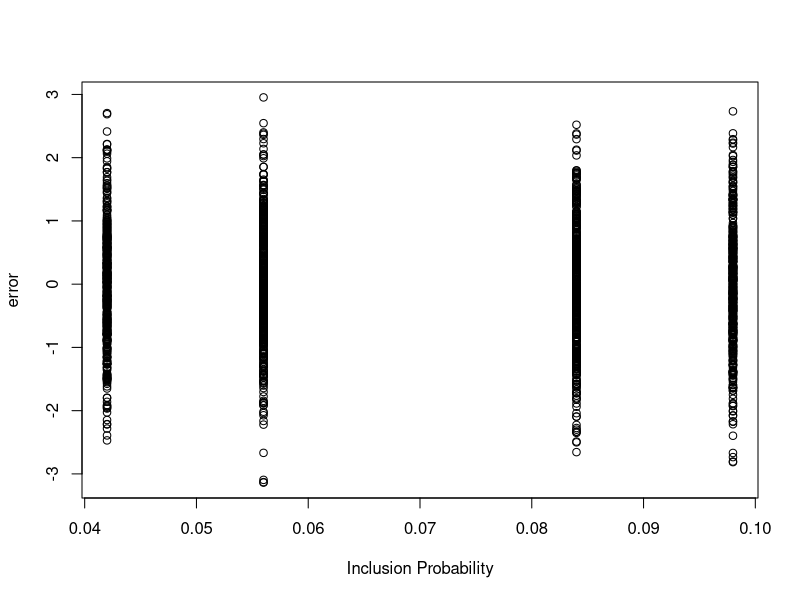

This chart was generated by the following R code: (Note: this script raises an error after producing the figure.)
N = 2000
n = 140
m = 70
p = 40
s = 5

set.seed(2)

# X = matrix(rnorm(N * p, 2, 1), nr = N, nc = p)
library(xtable)
library(mvtnorm)

ar1_cor <- function(n, rho) {
  exponent <- abs(matrix(1:n - 1, nrow = n, ncol = n, byrow = TRUE) - 
                    (1:n - 1))
  rho^exponent
}

X = rmvnorm(n = N, rep(0, p), ar1_cor(p, 0.2)) + 2
# X = pnorm(X)

# X = matrix(rnorm(N * p, 2, 1), nr = N, nc = p)

# X = X * c(rep(1, N), rep(-1, N))

# X = matrix(rnorm(N * p, 2, 1), nr = N, nc = p)
# X = scale(X, T, T)

beta = c(rep(1, s), rep(0, p - s))
e = rnorm(N, 0, 1)
y = X %*% beta + e 
t_y = sum(y)

# pi1 = e^2 / sum(e^2) * n

r = 0
if(r == 0){
  z = rnorm(n = N, 0, 1)
}else{
  z = rnorm(n = N, 0, sqrt((1 - r) / r)) + e
}
# z = rnorm(n = N, 0, sqrt(ratio)) + e
# z = e
# z = rnorm(n = N, 0, 1)
z_sorted_idx = order(z)
len = round(N / 4)

# pi1 = rep(n / N, N)
# pi1 = rep(n / N, N) + rnorm(N, 0, 0.0025)
# pi1 = rep(n / N, N) + e * n / N * 0.2

# pi1 = (y - min(y)) / (max(y) - min(y)) / 2 + 0.25
# pi1 = (e - min(e)) / (max(e) - min(e)) / 2 + 0.10
# pi1 = pi1 / sum(pi1) * n
# d1 = 1 / pi1

res = NULL
res2 = NULL
res3 = NULL
SIMNUM = 500
X = cbind(1, X)
beta = c(0, beta)
for(simnum in 1:SIMNUM){
  print(simnum)
  set.seed(simnum)
  
  Index = rep(0, n)
  d1 = rep(0, N)
  n_h = c(15, 20, 30, 35) / 100 * n
  # n_h = c(25, 25, 25, 25) / 100 * n
  cumn_h = cumsum(n_h)
  
  Omega = matrix(0, nr = n, nc = n)
  
  for (i in 1:4){
    Idx_z = (len * (i - 1)+ 1): (len * i)
    Idx = z_sorted_idx[Idx_z]
    d1[Idx] = len / n_h[i]
    from = ifelse(i == 1, 0, cumn_h[i-1])
    Index[(from + 1) : cumn_h[i]] = sample(Idx, size = n_h[i], replace = FALSE)
    # len^2 / n_h[i]^2 - len * (len - 1) / n_h[i] / (n_h[i] - 1) 
    # (1 - n_h[i] / (n_h[i]-1) * (len-1) / len)* len^2 / n_h[i]^2
    Omega_tmp = matrix(len^2 / n_h[i]^2 - len * (len - 1) / n_h[i] / (n_h[i] - 1) , nr = n_h[i], nc = n_h[i])
    diag(Omega_tmp) = (1 - n_h[i] / len)  * len^2 / n_h[i]^2
    
    Omega[(from + 1) : cumn_h[i], (from + 1) : cumn_h[i]] = Omega_tmp
    
  }
  
  if(simnum == 1) plot(1 / d1, e, xlab = "Inclusion Probability", ylab = "error")
  
  # Index = sample(1:N, size = n, replace = FALSE, prob = pi1)
  y_s = y[Index]
  X_s = X[Index, ,drop = F]
  d1_s = d1[Index]
  lm_obj = lm(y_s ~  0 + X_s, weights = d1_s)
  beta_hat = lm_obj$coefficients
  #drop(solve(t(X_s) %*% diag(d1_s) %*% X_s, t(X_s) %*% diag(d1_s) %*% y_s))
  
  # beta_hat = unname(lm(y_s ~  t(apply(X_s, 1, function(k) k 
  # - colSums(X_s * d1_s) / N)), weights = d1_s)$coefficients[-1])
  
  y_HT = sum(y_s * d1_s)
  
  y_diff = drop(colSums(X) %*% beta + sum((y_s - drop(X_s %*% beta)) * d1_s))
  
  y_GREG = drop(colSums(X) %*% beta_hat + sum((y_s - drop(X_s %*% beta_hat)) * d1_s))
  
  library(glmnet)
  if(simnum == 1) cv_model <- cv.glmnet(X_s, y_s, weights = d1_s)
  
  #find optimal lambda value that minimizes test MSE
  best_lambda <- cv_model$lambda.min
  best_lambda
  
  best_model <- glmnet(X_s, y_s, weights = d1_s, lambda = best_lambda)
  beta_hat_Lasso = as.vector(coef(best_model))[-1]
  
  y_Lasso = drop(colSums(X) %*% beta_hat_Lasso + sum((y_s - drop(X_s %*% beta_hat_Lasso)) * d1_s))
  
  # y_model = drop(colSums(X) %*% beta_hat)
  
  y_debiased_vec = NULL
  y_debiased_Lasso_vec = NULL
  e_s_vec = NULL
  e_s_vec_Lasso = NULL
  for(k in 1:10){
    # for(k in 1){
    set.seed(k)
    SubIndex = sample(1:N, size = round(N / 2), replace = FALSE)
    
    Index_sub1 = Index[Index %in% SubIndex]
    Index_sub2 = Index[!(Index %in% SubIndex)]
    # Index_sub1 = Index[sample(1:n, size = m, replace = FALSE)]
    # Index_sub2 = Index[!(Index %in% Index_sub1)]
    
    y_s1 = y[Index_sub1]
    X_s1 = X[Index_sub1, ,drop = F]
    d1_s1 = d1[Index_sub1]
    lm_obj1 = lm(y_s1 ~  0 +X_s1, weights = d1_s1)
    beta_hat1 = lm_obj1$coefficients
    
    y_s2 = y[Index_sub2]
    X_s2 = X[Index_sub2, ,drop = F]
    d1_s2 = d1[Index_sub2]
    lm_obj2 = lm(y_s2 ~ 0 +  X_s2, weights = d1_s2)
    beta_hat2 = lm_obj2$coefficients
    
    # y_debiased = drop(colSums(X) %*% beta_hat + sum((y_s1 - drop(X_s1 %*% beta_hat2)) * d1_s1) 
    # + sum((y_s2 - drop(X_s2 %*% beta_hat1)) * d1_s2))
    
    # y_debiased = drop(colSums(X) %*% (sum(d1_s2) / sum(d1_s) * beta_hat1 + sum(d1_s1) / sum(d1_s) * beta_hat2) + 
    #                     sum((y_s1 - drop(X_s1 %*% beta_hat2)) * d1_s1) + sum((y_s2 - drop(X_s2 %*% beta_hat1)) * d1_s2))
    
    t1_hat = colSums(X[SubIndex, ]) %*% beta_hat2 + sum((y_s1 - drop(X_s1 %*% beta_hat2)) * d1_s1)
    
    y_debiased = drop(colSums(X[SubIndex, ]) %*% beta_hat2 + colSums(X[-SubIndex, ]) %*% beta_hat1 +
                        sum((y_s1 - drop(X_s1 %*% beta_hat2)) * d1_s1) + sum((y_s2 - drop(X_s2 %*% beta_hat1)) * d1_s2))

    # y_debiased = drop(colSums(X[SubIndex, ]) %*% beta_hat2 +
    #                     sum((y_s1 - drop(X_s1 %*% beta_hat2)) * d1_s1))*2
    
        
    e_s_tmp = ifelse(Index %in% Index_sub1, y_s - X_s %*% beta_hat2, y_s - X_s %*% beta_hat1)
    e_s_vec = rbind(e_s_vec, e_s_tmp)
    
    if(is.na(y_debiased)) stop()
    
    y_debiased_vec = c(y_debiased_vec, y_debiased)

    if(simnum == 1) cv_model <- cv.glmnet(X_s1, y_s1, weights = d1_s1)

    #find optimal lambda value that minimizes test MSE
    best_lambda1 <- cv_model$lambda.min
    best_lambda1

    best_model1 <- glmnet(X_s1, y_s1, weights = d1_s1, lambda = best_lambda1)
    beta_hat1 = as.vector(coef(best_model1))[-1]

    if(simnum == 1) cv_model <- cv.glmnet(X_s2, y_s2, weights = d1_s2)

    #find optimal lambda value that minimizes test MSE
    best_lambda2 <- cv_model$lambda.min
    best_lambda2

    best_model2 <- glmnet(X_s2, y_s2, weights = d1_s2, lambda = best_lambda2)
    beta_hat2 = as.vector(coef(best_model2))[-1]

    y_debiased_Lasso = drop(colSums(X[SubIndex, ]) %*% beta_hat2 + colSums(X[-SubIndex, ]) %*% beta_hat1 +
                              sum((y_s1 - drop(X_s1 %*% beta_hat2)) * d1_s1) + sum((y_s2 - drop(X_s2 %*% beta_hat1)) * d1_s2))
    
    e_s_tmp_Lasso = ifelse(Index %in% Index_sub1, y_s - X_s %*% beta_hat2, y_s - X_s %*% beta_hat1)
    e_s_vec_Lasso = rbind(e_s_vec_Lasso, e_s_tmp_Lasso)
    
    y_debiased_Lasso_vec = c(y_debiased_Lasso_vec, y_debiased_Lasso)
  }
  
  e_s_tmp = colMeans(e_s_vec)
  e_s_tmp_Lasso = colMeans(e_s_vec_Lasso)
  
  y_debiased = mean(y_debiased_vec)
  
  y_debiased_Lasso = mean(y_debiased_Lasso_vec)
  
  # y_unbiased = drop(colSums(X) %*% beta_hat1 + sum((y_s1 - drop(X_s1 %*% beta_hat1))) 
  #                   + sum((y_s2 - drop(X_s2 %*% beta_hat1)) * 2))
  
  
  sigma_HT = sqrt(drop(t(y_s)  %*% Omega %*% y_s))
  
  # tmp <- unclass(by(y_s, d1_s, sd))
  # attr(tmp, "call") <- NULL
  # tmp <- tmp[4:1]
  # sqrt(sum(len^2 * (1 - n_h / len) / n_h * tmp^2))
  
  e_s = y_s - X_s %*% beta
  sigma_diff = sqrt(drop(t(e_s)  %*% Omega %*% e_s))
  
  # sum(sapply(1:n, function(k) sapply(1:n, function(l) 
  #   ifelse(k == l, 1 - n / N, 1 - n / (n - 1) * (N - 1) / N) * e_s[k] * e_s[l] * N / n * N / n  ))) / N^2
  
  e_s = y_s - X_s %*% beta_hat
  sigma_GREG = sqrt(drop(t(e_s)  %*% Omega %*% e_s))
  
  e_s = y_s - X_s %*% beta_hat_Lasso
  sigma_Lasso = sqrt(drop(t(e_s)  %*% Omega %*% e_s))
  
  sigma_Debiased = sqrt(drop(t(e_s_tmp)  %*% Omega %*% e_s_tmp))
  # e_s1 = ifelse(Index %in% Index_sub1, y_s - X_s %*% lm_obj2$coefficients, 0)
  # e_s2 = ifelse(Index %in% Index_sub2, y_s - X_s %*% lm_obj1$coefficients, 0)
  # sigma_Debiased = sqrt(drop((t(e_s1)  %*% Omega %*% e_s1 + t(e_s2)  %*% Omega %*% e_s2)))
  
  sigma_Debiased_Lasso = sqrt(drop(t(e_s_tmp_Lasso)  %*% Omega %*% e_s_tmp_Lasso))
  
  y_res = c(HT = y_HT, Diff = y_diff, GREG = y_GREG, Lasso = y_Lasso, 
            Double = y_debiased, DoubleL = y_debiased_Lasso)
  
  res = rbind(res, y_res)
  
  sigma_res = c(HT = sigma_HT, Diff = sigma_diff, GREG = sigma_GREG, Lasso = sigma_Lasso,
                Double = sigma_Debiased, DoubleL = sigma_Debiased_Lasso)
  
  res2 = rbind(res2, sigma_res)
  
  res3 = rbind(res3, ifelse(abs(y_res - t_y) > 1.96 * sigma_res, 0, 1))
}

BIAS = colMeans(res - t_y)
SE = apply(res, 2, function(x) sqrt(var(x) * (length(x)-1)/length(x) ))
RMSE = apply(res - t_y, 2, function(x) sqrt(mean(x^2)))

# colMeans(res)
tmpdf21 = cbind(BIAS, SE, RMSE)
xtable(cbind(BIAS, SE, RMSE), digits = 3, caption = "Summary of point estimation")

BIAS2 = colMeans(res2 - rep(SE, each = nrow(res2)))
SE2 = apply(res2, 2, function(x) sqrt(var(x) * (length(x)-1)/length(x) ))
RMSE2 = apply(res2 - rep(SE, each = nrow(res2)), 2, function(x) sqrt(mean(x^2)))

# cbind(BIAS2, REl_BIAS = BIAS2 / SE)
tmpdf22 = cbind(RB = BIAS2 / SE, CR = colMeans(res3))
xtable(cbind(RB = BIAS2 / SE, CR = colMeans(res3)), digits = c(0,4,3), caption = "Summary of variance estimation")

library(ggplot2)
ggplot() + 
  geom_density(data = data.frame(res), aes(x = Diff, fill = "Diff"), alpha = 0.3) +
  geom_density(data = data.frame(res), aes(x = GREG, fill = "GREG"), alpha = 0.3) + 
  geom_density(data = data.frame(res), aes(x = Lasso, fill = "Lasso"), alpha = 0.3) + 
  geom_density(data = data.frame(res), aes(x = Debiased, fill = "GREG_Debiased"), alpha = 0.3) + 
  geom_density(data = data.frame(res), aes(x = Lasso_Debiased, fill = "Lasso_Debiased"), alpha = 0.3) +
  geom_vline(xintercept = t_y, col = "red")


mat = matrix((n - N) / n / (N-1), nr = N, nc = N)
diag(mat) = 0

mat2 = matrix((n - N) / n / (N-1), nr = N, nc = N)
diag(mat2) = (N - n) / n

mat = matrix(0, nr = N, nc = N)
diag(mat) = 0

mat2 = matrix(0, nr = N, nc = N)
diag(mat2) = d1 - 1

# N^(-2) * sum((d1 - 1) * X[,2] * X[,3] * e)
# cov(X[,2], X[,3] * e) / N

e_res = lm(y ~ X)$residuals

tmp1= diag(t(X*e_res) %*% mat %*% X) / N/ (N-1) - diag(cov(X, X*e_res)) / N
tmp2 = diag(t(X*e_res) %*% mat2 %*% X) / N / (N-1)

tmp1= t(X*e_res) %*% mat %*% X / N/ (N-1) - cov(X, X*e_res) / N
tmp2 = t(X*e_res) %*% mat2 %*% X / N / (N-1)
diag(t(X) %*% mat2 %*% (X*e_res) / N / (N-1))
plot(tmp1, tmp2)

sum(diag((t(X) %*% X) %*% t(X*e_res) %*% diag(d1 - 1) %*% X)) / N^2

# plot(diag(cov(X, X*e_res)) / N, diag(t(X*e_res) %*% diag(d1 - 1) %*% X)/ N^2)
abline(a = 0, b= -1)
colSums(X) - colSums(X, weights = d)
